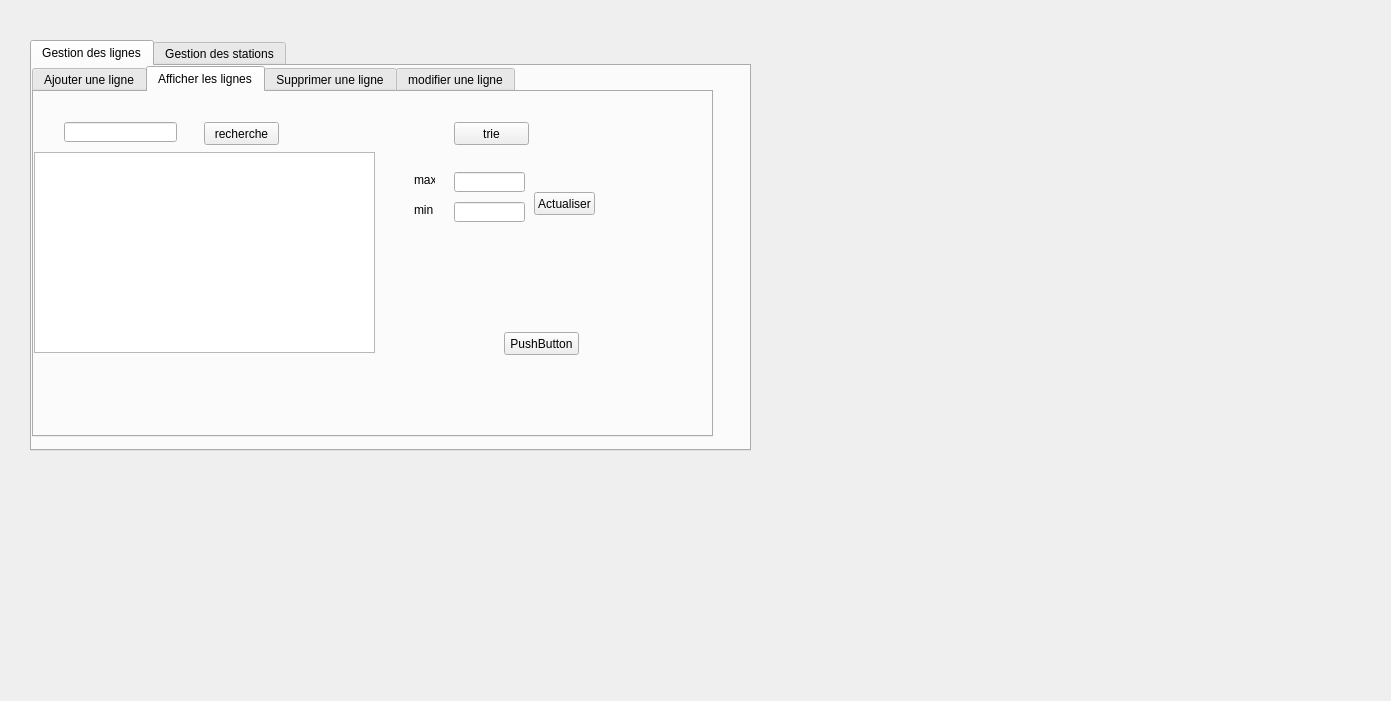
<?xml version="1.0" encoding="UTF-8"?>
<ui version="4.0">
 <class>nadhir</class>
 <widget class="QDialog" name="nadhir">
  <property name="geometry">
   <rect>
    <x>0</x>
    <y>0</y>
    <width>1391</width>
    <height>701</height>
   </rect>
  </property>
  <property name="windowTitle">
   <string>Dialog</string>
  </property>
  <widget class="QTabWidget" name="tabWidget_2">
   <property name="geometry">
    <rect>
     <x>30</x>
     <y>40</y>
     <width>721</width>
     <height>411</height>
    </rect>
   </property>
   <property name="currentIndex">
    <number>0</number>
   </property>
   <widget class="QWidget" name="tab_4">
    <attribute name="title">
     <string>Gestion des lignes</string>
    </attribute>
    <widget class="QTabWidget" name="tabWidget">
     <property name="geometry">
      <rect>
       <x>0</x>
       <y>0</y>
       <width>681</width>
       <height>371</height>
      </rect>
     </property>
     <property name="currentIndex">
      <number>1</number>
     </property>
     <widget class="QWidget" name="tab">
      <attribute name="title">
       <string>Ajouter une ligne</string>
      </attribute>
      <widget class="QLabel" name="label">
       <property name="geometry">
        <rect>
         <x>20</x>
         <y>30</y>
         <width>61</width>
         <height>16</height>
        </rect>
       </property>
       <property name="text">
        <string>refligne</string>
       </property>
      </widget>
      <widget class="QLabel" name="label_2">
       <property name="geometry">
        <rect>
         <x>20</x>
         <y>90</y>
         <width>47</width>
         <height>13</height>
        </rect>
       </property>
       <property name="text">
        <string>statdep</string>
       </property>
      </widget>
      <widget class="QLabel" name="label_3">
       <property name="geometry">
        <rect>
         <x>20</x>
         <y>150</y>
         <width>47</width>
         <height>13</height>
        </rect>
       </property>
       <property name="text">
        <string>statarr</string>
       </property>
      </widget>
      <widget class="QLineEdit" name="lineEdit_refligne">
       <property name="geometry">
        <rect>
         <x>130</x>
         <y>30</y>
         <width>113</width>
         <height>20</height>
        </rect>
       </property>
      </widget>
      <widget class="QLineEdit" name="lineEdit_statdep">
       <property name="geometry">
        <rect>
         <x>130</x>
         <y>90</y>
         <width>113</width>
         <height>20</height>
        </rect>
       </property>
      </widget>
      <widget class="QLineEdit" name="lineEdit_statarr">
       <property name="geometry">
        <rect>
         <x>130</x>
         <y>140</y>
         <width>113</width>
         <height>20</height>
        </rect>
       </property>
      </widget>
      <widget class="QPushButton" name="pb_ajouter">
       <property name="geometry">
        <rect>
         <x>150</x>
         <y>230</y>
         <width>75</width>
         <height>23</height>
        </rect>
       </property>
       <property name="text">
        <string>Ajouter</string>
       </property>
      </widget>
      <widget class="QLineEdit" name="lineEdit_distance">
       <property name="geometry">
        <rect>
         <x>130</x>
         <y>190</y>
         <width>113</width>
         <height>20</height>
        </rect>
       </property>
      </widget>
      <widget class="QLabel" name="label_5">
       <property name="geometry">
        <rect>
         <x>20</x>
         <y>200</y>
         <width>47</width>
         <height>13</height>
        </rect>
       </property>
       <property name="text">
        <string>distance</string>
       </property>
      </widget>
      <widget class="QPushButton" name="pushButton_2">
       <property name="geometry">
        <rect>
         <x>410</x>
         <y>30</y>
         <width>75</width>
         <height>23</height>
        </rect>
       </property>
       <property name="text">
        <string>affecter</string>
       </property>
      </widget>
      <widget class="QLineEdit" name="lineEdit_2">
       <property name="geometry">
        <rect>
         <x>280</x>
         <y>30</y>
         <width>113</width>
         <height>20</height>
        </rect>
       </property>
      </widget>
      <widget class="QLabel" name="label_10">
       <property name="geometry">
        <rect>
         <x>0</x>
         <y>-30</y>
         <width>701</width>
         <height>401</height>
        </rect>
       </property>
       <property name="text">
        <string/>
       </property>
       <property name="pixmap">
        <pixmap>../../Downloads/78634496_719301035223392_5189077133661569024_n.jpg</pixmap>
       </property>
      </widget>
      <widget class="QTableView" name="tableViewaffecter">
       <property name="geometry">
        <rect>
         <x>310</x>
         <y>110</y>
         <width>256</width>
         <height>192</height>
        </rect>
       </property>
      </widget>
      <zorder>label_10</zorder>
      <zorder>label</zorder>
      <zorder>label_2</zorder>
      <zorder>label_3</zorder>
      <zorder>lineEdit_refligne</zorder>
      <zorder>lineEdit_statdep</zorder>
      <zorder>lineEdit_statarr</zorder>
      <zorder>pb_ajouter</zorder>
      <zorder>lineEdit_distance</zorder>
      <zorder>label_5</zorder>
      <zorder>pushButton_2</zorder>
      <zorder>lineEdit_2</zorder>
      <zorder>tableViewaffecter</zorder>
     </widget>
     <widget class="QWidget" name="tab_2">
      <attribute name="title">
       <string>Afficher les lignes</string>
      </attribute>
      <widget class="QTableView" name="tabligne">
       <property name="geometry">
        <rect>
         <x>0</x>
         <y>60</y>
         <width>341</width>
         <height>201</height>
        </rect>
       </property>
      </widget>
      <widget class="QPushButton" name="pushButton_recherche">
       <property name="geometry">
        <rect>
         <x>170</x>
         <y>30</y>
         <width>75</width>
         <height>23</height>
        </rect>
       </property>
       <property name="text">
        <string>recherche</string>
       </property>
      </widget>
      <widget class="QLineEdit" name="lineEdit_recheche">
       <property name="geometry">
        <rect>
         <x>30</x>
         <y>30</y>
         <width>113</width>
         <height>20</height>
        </rect>
       </property>
      </widget>
      <widget class="QPushButton" name="pushButton_trie">
       <property name="geometry">
        <rect>
         <x>420</x>
         <y>30</y>
         <width>75</width>
         <height>23</height>
        </rect>
       </property>
       <property name="text">
        <string>trie</string>
       </property>
      </widget>
      <widget class="QLabel" name="label_11">
       <property name="geometry">
        <rect>
         <x>380</x>
         <y>80</y>
         <width>21</width>
         <height>16</height>
        </rect>
       </property>
       <property name="text">
        <string>max</string>
       </property>
      </widget>
      <widget class="QLabel" name="label_12">
       <property name="geometry">
        <rect>
         <x>380</x>
         <y>110</y>
         <width>21</width>
         <height>16</height>
        </rect>
       </property>
       <property name="text">
        <string>min</string>
       </property>
      </widget>
      <widget class="QLineEdit" name="lineEdit_max">
       <property name="geometry">
        <rect>
         <x>420</x>
         <y>80</y>
         <width>71</width>
         <height>20</height>
        </rect>
       </property>
      </widget>
      <widget class="QLineEdit" name="lineEdit_min">
       <property name="geometry">
        <rect>
         <x>420</x>
         <y>110</y>
         <width>71</width>
         <height>20</height>
        </rect>
       </property>
      </widget>
      <widget class="QPushButton" name="pushButton">
       <property name="geometry">
        <rect>
         <x>500</x>
         <y>100</y>
         <width>61</width>
         <height>23</height>
        </rect>
       </property>
       <property name="text">
        <string>Actualiser</string>
       </property>
      </widget>
      <widget class="QPushButton" name="pushButton_3">
       <property name="geometry">
        <rect>
         <x>470</x>
         <y>240</y>
         <width>75</width>
         <height>23</height>
        </rect>
       </property>
       <property name="styleSheet">
        <string notr="true">.bouton a {
display:block;
width:150px;
line-height:50px;
text-align:center;
vertical-align:middle;
background:url(images/boutonnoir.png) no-repeat;
color:white;
text-decoration:none;
}
.bouton a:hover {
background:url(images/boutonnoir2.png) no-repeat;
}</string>
       </property>
       <property name="text">
        <string>PushButton</string>
       </property>
      </widget>
      <widget class="QLabel" name="label_13">
       <property name="geometry">
        <rect>
         <x>0</x>
         <y>-30</y>
         <width>711</width>
         <height>291</height>
        </rect>
       </property>
       <property name="text">
        <string/>
       </property>
      </widget>
      <widget class="QLabel" name="label_14">
       <property name="geometry">
        <rect>
         <x>0</x>
         <y>0</y>
         <width>721</width>
         <height>291</height>
        </rect>
       </property>
       <property name="text">
        <string/>
       </property>
       <property name="pixmap">
        <pixmap>../../Downloads/78634496_719301035223392_5189077133661569024_n.jpg</pixmap>
       </property>
      </widget>
      <zorder>label_13</zorder>
      <zorder>label_14</zorder>
      <zorder>tabligne</zorder>
      <zorder>pushButton_recherche</zorder>
      <zorder>lineEdit_recheche</zorder>
      <zorder>pushButton_trie</zorder>
      <zorder>label_11</zorder>
      <zorder>label_12</zorder>
      <zorder>lineEdit_max</zorder>
      <zorder>lineEdit_min</zorder>
      <zorder>pushButton</zorder>
      <zorder>pushButton_3</zorder>
     </widget>
     <widget class="QWidget" name="tab_3">
      <attribute name="title">
       <string>Supprimer une ligne</string>
      </attribute>
      <widget class="QLineEdit" name="ref_delete">
       <property name="geometry">
        <rect>
         <x>140</x>
         <y>30</y>
         <width>113</width>
         <height>20</height>
        </rect>
       </property>
      </widget>
      <widget class="QLabel" name="label_4">
       <property name="geometry">
        <rect>
         <x>20</x>
         <y>30</y>
         <width>61</width>
         <height>16</height>
        </rect>
       </property>
       <property name="text">
        <string>refligne</string>
       </property>
      </widget>
      <widget class="QPushButton" name="pb_supprimer">
       <property name="geometry">
        <rect>
         <x>160</x>
         <y>100</y>
         <width>75</width>
         <height>23</height>
        </rect>
       </property>
       <property name="text">
        <string>Supprimer</string>
       </property>
      </widget>
      <widget class="QLabel" name="label_15">
       <property name="geometry">
        <rect>
         <x>0</x>
         <y>0</y>
         <width>711</width>
         <height>341</height>
        </rect>
       </property>
       <property name="text">
        <string/>
       </property>
       <property name="pixmap">
        <pixmap>../../Downloads/78634496_719301035223392_5189077133661569024_n.jpg</pixmap>
       </property>
      </widget>
      <zorder>label_15</zorder>
      <zorder>ref_delete</zorder>
      <zorder>label_4</zorder>
      <zorder>pb_supprimer</zorder>
     </widget>
     <widget class="QWidget" name="tab_17">
      <attribute name="title">
       <string>modifier une ligne</string>
      </attribute>
      <widget class="QLineEdit" name="lineEdit_number_modif">
       <property name="geometry">
        <rect>
         <x>170</x>
         <y>210</y>
         <width>113</width>
         <height>20</height>
        </rect>
       </property>
      </widget>
      <widget class="QPushButton" name="pb_modifier">
       <property name="geometry">
        <rect>
         <x>260</x>
         <y>250</y>
         <width>75</width>
         <height>23</height>
        </rect>
       </property>
       <property name="text">
        <string>Modifier</string>
       </property>
      </widget>
      <widget class="QLineEdit" name="lineEdit_id_modif">
       <property name="geometry">
        <rect>
         <x>170</x>
         <y>50</y>
         <width>113</width>
         <height>20</height>
        </rect>
       </property>
      </widget>
      <widget class="QLabel" name="label_29">
       <property name="geometry">
        <rect>
         <x>60</x>
         <y>50</y>
         <width>61</width>
         <height>16</height>
        </rect>
       </property>
       <property name="text">
        <string>refligne</string>
       </property>
      </widget>
      <widget class="QLineEdit" name="lineEdit_etats_modif">
       <property name="geometry">
        <rect>
         <x>170</x>
         <y>160</y>
         <width>113</width>
         <height>20</height>
        </rect>
       </property>
      </widget>
      <widget class="QLabel" name="label_30">
       <property name="geometry">
        <rect>
         <x>60</x>
         <y>170</y>
         <width>47</width>
         <height>13</height>
        </rect>
       </property>
       <property name="text">
        <string>statarr</string>
       </property>
      </widget>
      <widget class="QLabel" name="label_31">
       <property name="geometry">
        <rect>
         <x>60</x>
         <y>110</y>
         <width>47</width>
         <height>13</height>
        </rect>
       </property>
       <property name="text">
        <string>statdep</string>
       </property>
      </widget>
      <widget class="QLabel" name="label_32">
       <property name="geometry">
        <rect>
         <x>60</x>
         <y>220</y>
         <width>47</width>
         <height>13</height>
        </rect>
       </property>
       <property name="text">
        <string>distance</string>
       </property>
      </widget>
      <widget class="QLineEdit" name="lineEdit_nom_modif">
       <property name="geometry">
        <rect>
         <x>170</x>
         <y>110</y>
         <width>113</width>
         <height>20</height>
        </rect>
       </property>
      </widget>
      <widget class="QLabel" name="label_16">
       <property name="geometry">
        <rect>
         <x>0</x>
         <y>0</y>
         <width>711</width>
         <height>351</height>
        </rect>
       </property>
       <property name="text">
        <string/>
       </property>
       <property name="pixmap">
        <pixmap>../../Downloads/78634496_719301035223392_5189077133661569024_n.jpg</pixmap>
       </property>
      </widget>
      <zorder>label_16</zorder>
      <zorder>lineEdit_number_modif</zorder>
      <zorder>pb_modifier</zorder>
      <zorder>lineEdit_id_modif</zorder>
      <zorder>label_29</zorder>
      <zorder>lineEdit_etats_modif</zorder>
      <zorder>label_30</zorder>
      <zorder>label_31</zorder>
      <zorder>label_32</zorder>
      <zorder>lineEdit_nom_modif</zorder>
     </widget>
    </widget>
   </widget>
   <widget class="QWidget" name="tab_5">
    <attribute name="title">
     <string>Gestion des stations</string>
    </attribute>
    <widget class="QTabWidget" name="tabWidget_3">
     <property name="geometry">
      <rect>
       <x>0</x>
       <y>0</y>
       <width>611</width>
       <height>381</height>
      </rect>
     </property>
     <property name="currentIndex">
      <number>3</number>
     </property>
     <widget class="QWidget" name="tab_6">
      <attribute name="title">
       <string>Ajouter une station</string>
      </attribute>
      <widget class="QLabel" name="label_6">
       <property name="geometry">
        <rect>
         <x>20</x>
         <y>30</y>
         <width>61</width>
         <height>16</height>
        </rect>
       </property>
       <property name="text">
        <string>numstation</string>
       </property>
      </widget>
      <widget class="QLabel" name="label_7">
       <property name="geometry">
        <rect>
         <x>20</x>
         <y>90</y>
         <width>47</width>
         <height>13</height>
        </rect>
       </property>
       <property name="text">
        <string>locstation</string>
       </property>
      </widget>
      <widget class="QLineEdit" name="lineEdit_numstation_ajout">
       <property name="geometry">
        <rect>
         <x>130</x>
         <y>30</y>
         <width>113</width>
         <height>20</height>
        </rect>
       </property>
      </widget>
      <widget class="QLineEdit" name="lineEdit_locstation_ajout">
       <property name="geometry">
        <rect>
         <x>130</x>
         <y>90</y>
         <width>113</width>
         <height>20</height>
        </rect>
       </property>
      </widget>
      <widget class="QPushButton" name="pb_ajouter_2">
       <property name="geometry">
        <rect>
         <x>150</x>
         <y>220</y>
         <width>75</width>
         <height>23</height>
        </rect>
       </property>
       <property name="text">
        <string>Ajouter</string>
       </property>
      </widget>
      <widget class="QLabel" name="label_17">
       <property name="geometry">
        <rect>
         <x>0</x>
         <y>0</y>
         <width>711</width>
         <height>331</height>
        </rect>
       </property>
       <property name="text">
        <string/>
       </property>
       <property name="pixmap">
        <pixmap>../../Downloads/78634496_719301035223392_5189077133661569024_n.jpg</pixmap>
       </property>
      </widget>
      <zorder>label_17</zorder>
      <zorder>label_6</zorder>
      <zorder>label_7</zorder>
      <zorder>lineEdit_numstation_ajout</zorder>
      <zorder>lineEdit_locstation_ajout</zorder>
      <zorder>pb_ajouter_2</zorder>
     </widget>
     <widget class="QWidget" name="tab_15">
      <attribute name="title">
       <string>Afficher les stations</string>
      </attribute>
      <widget class="QTableView" name="tabstation">
       <property name="geometry">
        <rect>
         <x>20</x>
         <y>90</y>
         <width>331</width>
         <height>191</height>
        </rect>
       </property>
      </widget>
      <widget class="QLineEdit" name="lineEdit_recherche2">
       <property name="geometry">
        <rect>
         <x>40</x>
         <y>30</y>
         <width>113</width>
         <height>20</height>
        </rect>
       </property>
      </widget>
      <widget class="QPushButton" name="pushButton_recherche2">
       <property name="geometry">
        <rect>
         <x>170</x>
         <y>30</y>
         <width>75</width>
         <height>23</height>
        </rect>
       </property>
       <property name="text">
        <string>recherche</string>
       </property>
      </widget>
      <widget class="QPushButton" name="pushButton_statistique">
       <property name="geometry">
        <rect>
         <x>460</x>
         <y>110</y>
         <width>75</width>
         <height>23</height>
        </rect>
       </property>
       <property name="text">
        <string>statistique</string>
       </property>
      </widget>
      <widget class="QLineEdit" name="lineEdit_stat">
       <property name="geometry">
        <rect>
         <x>452</x>
         <y>80</y>
         <width>81</width>
         <height>20</height>
        </rect>
       </property>
      </widget>
      <widget class="QLineEdit" name="lineEdit_statistique">
       <property name="geometry">
        <rect>
         <x>450</x>
         <y>160</y>
         <width>91</width>
         <height>21</height>
        </rect>
       </property>
      </widget>
      <widget class="QLabel" name="label_8">
       <property name="geometry">
        <rect>
         <x>380</x>
         <y>160</y>
         <width>51</width>
         <height>20</height>
        </rect>
       </property>
       <property name="text">
        <string>statistique</string>
       </property>
      </widget>
      <widget class="QRadioButton" name="numstation">
       <property name="geometry">
        <rect>
         <x>280</x>
         <y>50</y>
         <width>82</width>
         <height>17</height>
        </rect>
       </property>
       <property name="text">
        <string>numstation</string>
       </property>
      </widget>
      <widget class="QRadioButton" name="locstation">
       <property name="geometry">
        <rect>
         <x>370</x>
         <y>50</y>
         <width>82</width>
         <height>17</height>
        </rect>
       </property>
       <property name="text">
        <string>localisation</string>
       </property>
      </widget>
      <widget class="QLabel" name="label_9">
       <property name="geometry">
        <rect>
         <x>340</x>
         <y>20</y>
         <width>61</width>
         <height>21</height>
        </rect>
       </property>
       <property name="text">
        <string>trier par</string>
       </property>
      </widget>
      <widget class="QLabel" name="label_18">
       <property name="geometry">
        <rect>
         <x>0</x>
         <y>0</y>
         <width>701</width>
         <height>351</height>
        </rect>
       </property>
       <property name="text">
        <string/>
       </property>
       <property name="pixmap">
        <pixmap>../../Downloads/78634496_719301035223392_5189077133661569024_n.jpg</pixmap>
       </property>
      </widget>
      <zorder>label_18</zorder>
      <zorder>tabstation</zorder>
      <zorder>lineEdit_recherche2</zorder>
      <zorder>pushButton_recherche2</zorder>
      <zorder>pushButton_statistique</zorder>
      <zorder>lineEdit_stat</zorder>
      <zorder>lineEdit_statistique</zorder>
      <zorder>label_8</zorder>
      <zorder>numstation</zorder>
      <zorder>locstation</zorder>
      <zorder>label_9</zorder>
     </widget>
     <widget class="QWidget" name="tab_18">
      <attribute name="title">
       <string>Modifier une station</string>
      </attribute>
      <widget class="QPushButton" name="pb_modifier_">
       <property name="geometry">
        <rect>
         <x>260</x>
         <y>250</y>
         <width>75</width>
         <height>23</height>
        </rect>
       </property>
       <property name="text">
        <string>Modifier</string>
       </property>
      </widget>
      <widget class="QLineEdit" name="lineEdit_numstation_modifer">
       <property name="geometry">
        <rect>
         <x>170</x>
         <y>50</y>
         <width>113</width>
         <height>20</height>
        </rect>
       </property>
      </widget>
      <widget class="QLabel" name="label_33">
       <property name="geometry">
        <rect>
         <x>60</x>
         <y>50</y>
         <width>61</width>
         <height>16</height>
        </rect>
       </property>
       <property name="text">
        <string>numstation</string>
       </property>
      </widget>
      <widget class="QLabel" name="label_35">
       <property name="geometry">
        <rect>
         <x>60</x>
         <y>110</y>
         <width>47</width>
         <height>13</height>
        </rect>
       </property>
       <property name="text">
        <string>locstation</string>
       </property>
      </widget>
      <widget class="QLineEdit" name="lineEdit_locstation_modifier">
       <property name="geometry">
        <rect>
         <x>170</x>
         <y>110</y>
         <width>113</width>
         <height>20</height>
        </rect>
       </property>
      </widget>
      <widget class="QLabel" name="label_19">
       <property name="geometry">
        <rect>
         <x>0</x>
         <y>0</y>
         <width>711</width>
         <height>351</height>
        </rect>
       </property>
       <property name="text">
        <string/>
       </property>
       <property name="pixmap">
        <pixmap>../../Downloads/78634496_719301035223392_5189077133661569024_n.jpg</pixmap>
       </property>
      </widget>
      <zorder>label_19</zorder>
      <zorder>pb_modifier_</zorder>
      <zorder>lineEdit_numstation_modifer</zorder>
      <zorder>label_33</zorder>
      <zorder>label_35</zorder>
      <zorder>lineEdit_locstation_modifier</zorder>
     </widget>
     <widget class="QWidget" name="tab_16">
      <attribute name="title">
       <string>Supprimer une station</string>
      </attribute>
      <widget class="QLineEdit" name="lineEdit_numstation_supp">
       <property name="geometry">
        <rect>
         <x>140</x>
         <y>30</y>
         <width>113</width>
         <height>20</height>
        </rect>
       </property>
      </widget>
      <widget class="QLabel" name="label_28">
       <property name="geometry">
        <rect>
         <x>20</x>
         <y>30</y>
         <width>61</width>
         <height>16</height>
        </rect>
       </property>
       <property name="text">
        <string>numstation</string>
       </property>
      </widget>
      <widget class="QPushButton" name="pb_supprimer_2">
       <property name="geometry">
        <rect>
         <x>160</x>
         <y>110</y>
         <width>75</width>
         <height>23</height>
        </rect>
       </property>
       <property name="text">
        <string>Supprimer</string>
       </property>
      </widget>
      <widget class="QLabel" name="label_20">
       <property name="geometry">
        <rect>
         <x>-10</x>
         <y>0</y>
         <width>711</width>
         <height>351</height>
        </rect>
       </property>
       <property name="text">
        <string/>
       </property>
       <property name="pixmap">
        <pixmap>../../Downloads/78634496_719301035223392_5189077133661569024_n.jpg</pixmap>
       </property>
      </widget>
      <zorder>label_20</zorder>
      <zorder>lineEdit_numstation_supp</zorder>
      <zorder>label_28</zorder>
      <zorder>pb_supprimer_2</zorder>
     </widget>
    </widget>
   </widget>
  </widget>
 </widget>
 <resources/>
 <connections/>
</ui>
